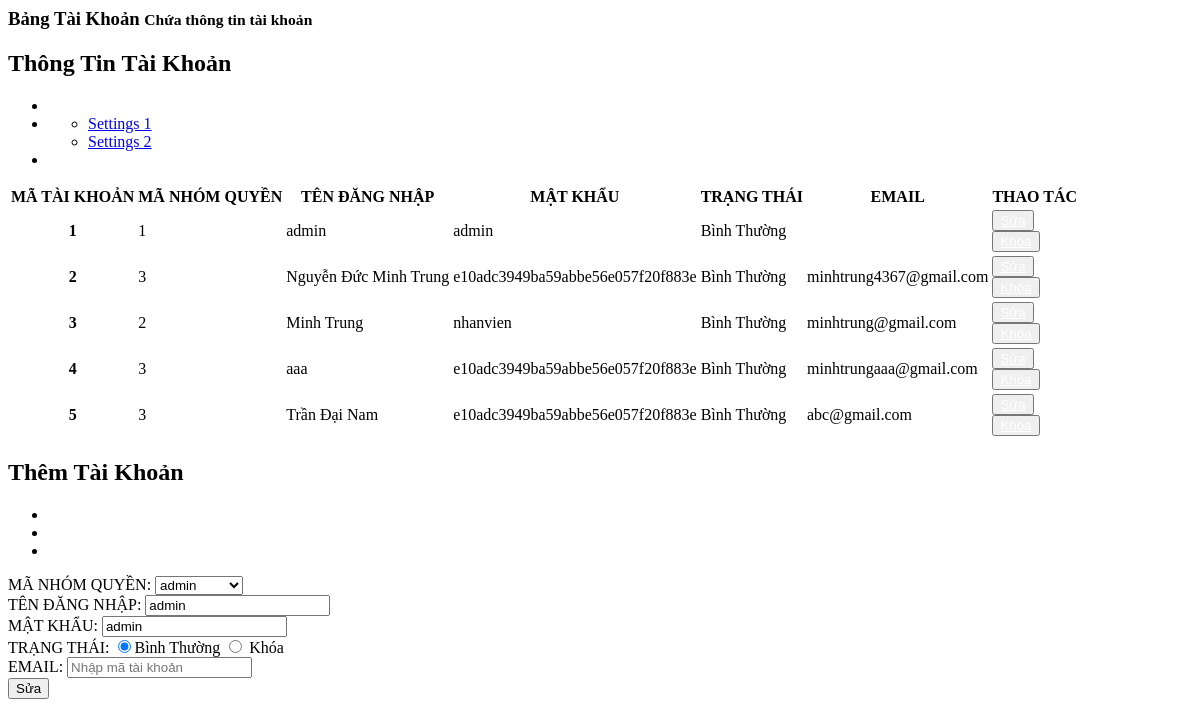
/admin/dashboard/manage_account.php?updatetk=1, run on the app's committed database.
### tables this page shows
CREATE TABLE `taikhoan` (
  `MA_TK` int(10) UNSIGNED NOT NULL,
  `MA_GROUP_QUYEN` int(10) UNSIGNED DEFAULT NULL,
  `TEN_DANG_NHAP` varchar(50) NOT NULL,
  `MAT_KHAU` varchar(500) NOT NULL,
  `STATUS` int(1) NOT NULL DEFAULT 1,
  `EMAIL` varchar(50) NOT NULL
);

CREATE TABLE `groupquyen` (
  `MA_GROUP_QUYEN` int(10) UNSIGNED NOT NULL,
  `TEN_GROUP_QUYEN` varchar(20) NOT NULL
);

### admin/dashboard/manage_account.php (the view, shortened to what this page needs)
<?php
$action_permission = "./action/add_account.php";
$displayupdate = 'none';
$displayblock = 'block';
$MA_TK = "";
$MA_GQ = "";
$TEN_DN = "";
$MK = "";
$EMAIL = "";
$TEN_GQ = "";
if (isset($_GET['updatetk'])) {
  $displayupdate = 'block';
  $id_ma_tk = $_GET['updatetk'];
  $showAccount = "SELECT * FROM taikhoan WHERE MA_TK = '$id_ma_tk'";
  $data1 = mysqli_fetch_assoc(mysqli_query($connect, $showAccount));
  $MA_TK = $data1['MA_TK'];
  $MA_GQ = $data1['MA_GROUP_QUYEN'];
  $TEN_DN = $data1['TEN_DANG_NHAP'];
  $MK = $data1['MAT_KHAU'];
  $EMAIL = $data1['EMAIL'];
  $showPermission = "SELECT * FROM groupquyen WHERE MA_GROUP_QUYEN='$MA_GQ'";
  $data = mysqli_fetch_assoc(mysqli_query($connect, $showPermission));
  $TEN_GQ = $data['TEN_GROUP_QUYEN'];
  $action_permission = "./action/update_account.php";
}
?>
<div class="right_col" role="main">
  <div class="">
    <div class="page-title">
      <div class="title_left">
        <h3>Bảng Tài Khoản <small>Chứa thông tin tài khoản</small></h3>
      </div>
    </div>
    <div class="row">
      <div class="col-md-8 col-sm-6 col-xs-12">
        <div class="x_panel">
          <div class="x_title">
            <h2>Thông Tin Tài Khoản </h2>
            <ul class="nav navbar-right panel_toolbox">
              <li><a class="collapse-link"><i class="fa fa-chevron-up"></i></a>
              </li>
              <li class="dropdown">
                <ul class="dropdown-menu" role="menu">
                  <li><a href="#">Settings 1</a>
                  </li>
                  <li><a href="#">Settings 2</a>
                  </li>
                </ul>
              </li>
              <li><a class="close-link"><i class="fa fa-close"></i></a>
              </li>
            </ul>
          </div>
          <div class="x_content" style="overflow: auto;">
            <table class="table table-striped">
              <thead>
                <tr>
                  <th>MÃ TÀI KHOẢN</th>
                  <th>MÃ NHÓM QUYỀN</th>
                  <th>TÊN ĐĂNG NHẬP</th>
                  <th>MẬT KHẨU</th>
                  <th>TRẠNG THÁI</th>
                  <th>EMAIL</th>
                  <th>THAO TÁC</th>
                </tr>
              </thead>
              <tbody>
                <?php
                $getAccount = "SELECT * FROM taikhoan";
                $Accounts = mysqli_query($connect, $getAccount);
                while ($Account = mysqli_fetch_array($Accounts)) {
                  if($Account['STATUS']=='1'){
                    $trangthai="Bình Thường";
                    $displayblock = 'block';
                  } else {
                    $trangthai = "Đã Khóa";
                    $displayunblock = 'block';
                    $displayblock = 'none';
                  }
                ?>
                  <tr>
                    <th scope="row"><?php echo $Account['MA_TK']  ?></th>
                    <td><?php echo $Account['MA_GROUP_QUYEN'] ?></td>
                    <td><?php echo $Account['TEN_DANG_NHAP'] ?></td>
                    <td><?php echo $Account['MAT_KHAU'] ?></td>
                    <td><?php echo $trangthai ?></td>
                    <td><?php echo $Account['EMAIL'] ?></td>
                    <td>
                      <button id="open-update-PN" type="button" class="btn btn-warning" onclick=''><a style="color: white;" href="index.php?manage=accounts&updatetk=<?php echo $Account['MA_TK'] ?>">Sửa</a></button>
                      <button type="submit" style="display:<?php echo $displayblock ?>" class="btn btn-success">
                        <a style="color: white;" href="index.php?manage=accounts&blockstt=<?php echo $Account['STATUS']?>&matk=<?php echo $Account['MA_TK'] ?>">Khóa</a>
                      </button>
                    </td>
                  </tr>
                <?php
                }
                ?>
              </tbody>
            </table>
          </div>
        </div>
      </div>
      <div class="col-md-4 col-sm-6 col-xs-12">
        <div class="x_panel">
          <div class="x_title">
            <h2>Thêm Tài Khoản</h2>
            <ul class="nav navbar-right panel_toolbox">
              <li><a class="collapse-link"><i class="fa fa-chevron-up"></i></a>
              </li>
              <li class="dropdown">
              </li>
              <li><a class="close-link"><i class="fa fa-close"></i></a>
              </li>
            </ul>
          </div>
          <div class="x_content">
            <form action="<?php echo $action_permission ?>" method="get" id='form-account' >
              <div class="form-group">
                <div class="form-group">
                  <label for="manhomquyen">MÃ NHÓM QUYỀN:</label>
                  <select class="form-control" id="manhomquyen" name="manhomquyen">
                    <option value="<?php echo  $MA_GQ ?>" selected><?php echo  $TEN_GQ ?></option>
                  </select>
                </div>
                <div class="form-group">
                  <label for="tendn">TÊN ĐĂNG NHẬP:</label>
                  <input type="text" class="form-control" id="tendn" placeholder="Nhập mã tài khoản" name="tendn" value="<?php echo  $TEN_DN ?>" require>
                </div>
                <div class="form-group">
                  <label for="mk">MẬT KHẨU:</label>
                  <input type="text" class="form-control" id="mk" placeholder="Nhập mã tài khoản" name="mk" value="<?php echo  $MK ?>" require>
                </div>
                <div class="form-group row">
                  <label for="trangthai">TRẠNG THÁI:</label>
                  <?php
                    $checked="";
                    $unchecked="";
                    $gettt = mysqli_query($connect, "SELECT STATUS from taikhoan WHERE MA_TK='$MA_TK'");
                    if ($gettt->num_rows > 0) {
                      while ($row = $gettt->fetch_assoc()) {
                        if ($row["STATUS"] == '1') {
                          $checked="checked" ;
                          $unchecked="";
                        } else if ($row["STATUS"] == '0') {
                          $unchecked="checked";
                          $checked="";
                        }
                      }
                    }
                  ?>
                  <input type="radio" <?php echo $checked;?> class="form-control" id="trangthai" name="trangthai" value="1" require>Bình Thường
                  <input type="radio" <?php echo $unchecked;?> class="form-control" id="trangthai" name="trangthai" value="0" require> Khóa
                </div>
                <div class="form-group">
                  <label for="email">EMAIL:</label>
                  <input type="text" class="form-control" id="email" placeholder="Nhập mã tài khoản" name="email" value="<?php echo  $EMAIL ?>" require>
                </div>
                <div id="button-update-PN" style="display:<?php echo $displayupdate ?>">
                  <button type="submit" class="btn btn-warning">Sửa</button>
                </div>
            </form>
          </div>
        </div>
      </div>
    </div>
  </div>
</div>

### data on the page
taikhoan: MA_TK "1", MA_GROUP_QUYEN "1", TEN_DANG_NHAP "admin", MAT_KHAU "admin", STATUS "Bình Thường", tendn "admin", mk "admin"
taikhoan: MA_TK "2", MA_GROUP_QUYEN "3", TEN_DANG_NHAP "Nguyễn Đức Minh Trung", MAT_KHAU "e10adc3949ba59abbe56e057f20f883e", STATUS "Bình Thường", EMAIL "minhtrung4367@gmail.com"
taikhoan: MA_TK "3", MA_GROUP_QUYEN "2", TEN_DANG_NHAP "Minh Trung", MAT_KHAU "nhanvien", STATUS "Bình Thường", EMAIL "minhtrung@gmail.com"
taikhoan: MA_TK "4", MA_GROUP_QUYEN "3", TEN_DANG_NHAP "aaa", MAT_KHAU "e10adc3949ba59abbe56e057f20f883e", STATUS "Bình Thường", EMAIL "minhtrungaaa@gmail.com"
taikhoan: MA_TK "5", MA_GROUP_QUYEN "3", TEN_DANG_NHAP "Trần Đại Nam", MAT_KHAU "e10adc3949ba59abbe56e057f20f883e", STATUS "Bình Thường", EMAIL "abc@gmail.com"
groupquyen: manhomquyen "admin"
